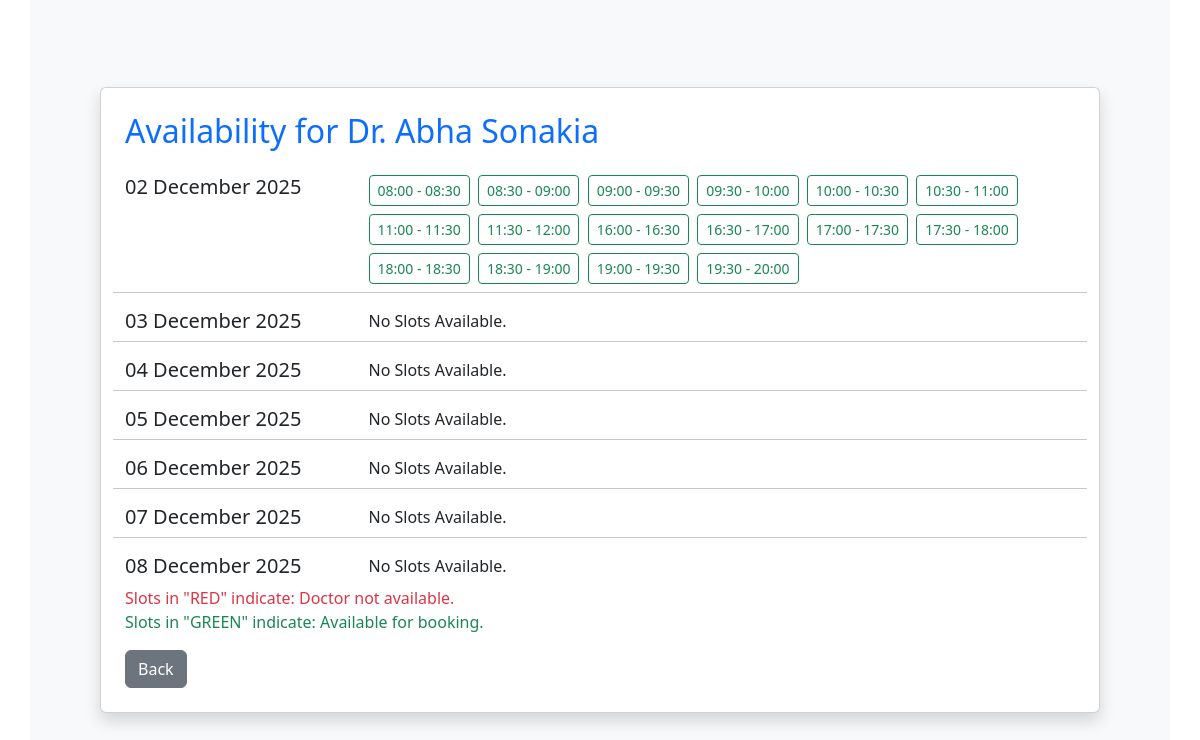
Screenshot of /check_availability?doc_id=1 (signed in) with the database file from the repository.
### backend/models.py (models this page shows, shortened)
class Doctor(db.Model,UserMixin):
    __tablename__ = "doctor"
    id = db.Column(db.Integer, primary_key = True, autoincrement = True)
    username = db.Column(db.String, unique=True)
    email = db.Column(db.String, unique = True)
    password = db.Column(db.String)
    full_name = db.Column(db.String)
    contact_no = db.Column(db.String)
    status = db.Column(db.Boolean,default=True)
    department_id = db.Column(db.Integer, db.ForeignKey("departments.id"))
    appointments = db.relationship("Appointment",backref="doctor")
    doctor_availability = db.relationship("Doctor_Availability",backref="doctor",cascade="all, delete-orphan")
    qualification= db.Column(db.Text)
    description= db.Column(db.Text)

class Doctor_Availability(db.Model):
    __tablename__="doctor_availability"
    id = db.Column(db.Integer, primary_key = True, autoincrement = True)
    doctor_id = db.Column(db.Integer, db.ForeignKey("doctor.id"), nullable=False)
    date = db.Column(db.Date, nullable=False, index=True)
    start_time = db.Column(db.Time, nullable=False)
    end_time = db.Column(db.Time, nullable=False)
    is_active=db.Column(db.Boolean,nullable=False)
    appointments = db.relationship("Appointment",backref="booked_slot",cascade="all, delete-orphan")

### backend/routes.py (the view, shortened to what this page needs)
@app.route("/check_availability", methods=["GET", "POST"])
def check_availability():
    if request.method=="GET":
        doc_id = request.args.get("doc_id")
        doctor=Doctor.query.get(doc_id)
        doc_name=doctor.full_name
        today = date.today()
        dates = [today + timedelta(days=i) for i in range(7)]
        slots_by_date = {d: [] for d in dates}
        all_slots1 = Doctor_Availability.query.filter(
        Doctor_Availability.doctor_id == doc_id,
        Doctor_Availability.date.in_(dates),
        ).order_by(Doctor_Availability.date,
               Doctor_Availability.start_time).all()
        back_url=None
        all_slots = []
        for slot in all_slots1:
            if slot.date == today:
                if slot.start_time <= datetime.now().time():
                    continue
            all_slots.append(slot)
        if isinstance(current_user, Admin):
            back_url = "/dashboard/admin"
        for slot in all_slots:
            slots_by_date[slot.date].append(slot)
        is_booking_allowed=False
        is_reschedule_allowed = False
        doc_avlb_id=None
        if request.args.get("action") == "reschedule":
            doc_avlb_id = request.args.get("slot_id")
            is_reschedule_allowed = True
        if isinstance(current_user, Patient):
            is_booking_allowed = True
            back_url = "/dashboard/patient"
        return render_template("patient/check_doc_availability.html",doc_avlb_id=doc_avlb_id if doc_avlb_id else None,is_reschedule_allowed=is_reschedule_allowed,back_url=back_url,is_booking_allowed=is_booking_allowed,slots_by_date=slots_by_date, dates=dates,doc_name=doc_name,doc_id=doc_id)

### app.py (called while the page is built)
def create_app():
    app = Flask(__name__)
    app.config["SQLALCHEMY_DATABASE_URI"] = "sqlite:///mydb.sqlite3"
    db.init_app(app)
    app.config["SECRET_KEY"] = "mysecretkey"
    loginmanager=LoginManager(app)
    @loginmanager.user_loader
    def load_user(email):
        obj=db.session.query(Doctor).filter_by(email=email).first() or db.session.query(Patient).filter_by(email=email).first() or db.session.query(Admin).filter_by(email=email).first()
        return obj
    app.app_context().push()
    return app

### backend/routes.py (called while the page is built)
@app.before_request
def inactive_users():
    msg = None
    if not current_user.is_authenticated and request.endpoint != "login" and request.endpoint!="register" and request.endpoint!="home":
        if(current_user.is_active == False):
            msg = "You are not allowed to access the application. Please contact administrator."
        logout_user()
        return redirect(url_for("login", msg=msg))

### templates/patient/check_doc_availability.html (shortened to what this page needs)
<!DOCTYPE html>
<html lang="en">
<head>
    <link href="https://cdn.jsdelivr.net/npm/bootstrap@5.3.8/dist/css/bootstrap.min.css" rel="stylesheet"
>
    <link rel="stylesheet" href="https://cdn.jsdelivr.net/npm/bootstrap-icons@1.13.1/font/bootstrap-icons.min.css">
</head>
<body>
    <div class="container min-vh-100 d-flex justify-content-center align-items-center bg-light">
        <div class="card shadow p-4" style="width: 1000px;">
            <h2 class="mb-4 text-primary">Availability for {{doc_name}}</h2>
            <form method="POST" action="{{url_for('check_availability',doc_id=doc_id, action='reschedule', slot_id=doc_avlb_id) if is_reschedule_allowed else url_for('check_availability',doc_id=doc_id)}}">
                    {% for d in dates %}
                    <div class="row">
                        <div class="col-3">
                            <h5>
                                {{ d.strftime("%d %B %Y") }}
                            </h5>
                        </div>
                        <div class="col-9">
                            {% if slots_by_date[d] %}
                            {% for slot in slots_by_date[d] %}
                            <div class="btn-group">
                                <label class="btn {{ 'btn-outline-success' if slot.is_active else 'btn-outline-danger' }} btn-sm me-1 mb-2" for="slot{{ slot.id }}">
                                    {{ slot.start_time.strftime("%H:%M") }} - {{ slot.end_time.strftime("%H:%M") }}
                                </label>
                            </div>
                            {% endfor %}
                            {% else %}
                            <div>
                                No Slots Available.
                            </div>
                            {% endif %}
                        </div>
                        {% if not loop.last %}
                        <hr>
                        {% endif %}
                    </div>
                    {% endfor %}
                    <div class="text-danger">
                        Slots in "RED" indicate: Doctor not available.
                    </div>
                    <div class="text-success mb-3">
                        Slots in "GREEN" indicate: Available for booking.
                    </div>
                    <div class="d-flex justify-content-between">
                        <a href="{{back_url}}" class="btn btn-secondary">Back</a>
                    </div>
            </form>
        </div>
    </div>
</body>
</html>

### rows the page displays
Doctor: full_name "Dr. Abha Sonakia"
Doctor_Availability: start_time "08:00", end_time "08:30"
Doctor_Availability: start_time "08:30", end_time "09:00"
Doctor_Availability: start_time "09:00", end_time "09:30"
Doctor_Availability: start_time "09:30", end_time "10:00"
Doctor_Availability: start_time "10:00", end_time "10:30"
Doctor_Availability: start_time "10:30", end_time "11:00"
Doctor_Availability: start_time "11:00", end_time "11:30"
Doctor_Availability: start_time "11:30", end_time "12:00"
Doctor_Availability: start_time "16:00", end_time "16:30"
Doctor_Availability: start_time "16:30", end_time "17:00"
Doctor_Availability: start_time "17:00", end_time "17:30"
Doctor_Availability: start_time "17:30", end_time "18:00"
Doctor_Availability: start_time "18:00", end_time "18:30"
Doctor_Availability: start_time "18:30", end_time "19:00"
Doctor_Availability: start_time "19:00", end_time "19:30"
Doctor_Availability: start_time "19:30", end_time "20:00"

### other values shown
{{ d.strftime("%d %B %Y") }} "02 December 2025" "03 December 2025" "04 December 2025" "05 December 2025" "06 December 2025" "07 December 2025" "08 December 2025"
